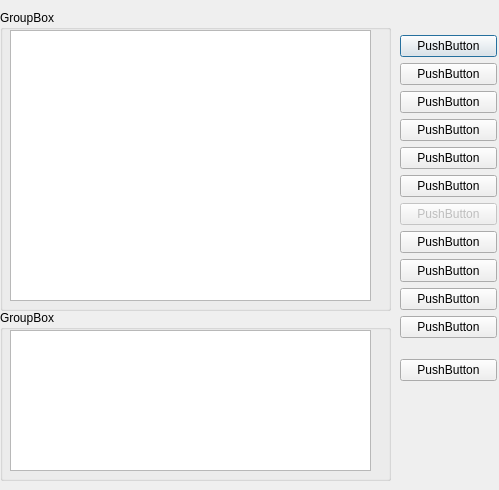
<?xml version="1.0" encoding="UTF-8"?>
<ui version="4.0">
 <class>macroEditDialog</class>
 <widget class="QDialog" name="macroEditDialog">
  <property name="geometry">
   <rect>
    <x>0</x>
    <y>0</y>
    <width>499</width>
    <height>490</height>
   </rect>
  </property>
  <property name="windowTitle">
   <string>Dialog</string>
  </property>
  <widget class="QGroupBox" name="groupBox">
   <property name="geometry">
    <rect>
     <x>0</x>
     <y>10</y>
     <width>391</width>
     <height>301</height>
    </rect>
   </property>
   <property name="title">
    <string>GroupBox</string>
   </property>
   <widget class="QListWidget" name="listWidget">
    <property name="geometry">
     <rect>
      <x>10</x>
      <y>20</y>
      <width>361</width>
      <height>271</height>
     </rect>
    </property>
   </widget>
  </widget>
  <widget class="QGroupBox" name="groupBox_2">
   <property name="geometry">
    <rect>
     <x>0</x>
     <y>310</y>
     <width>391</width>
     <height>171</height>
    </rect>
   </property>
   <property name="title">
    <string>GroupBox</string>
   </property>
   <widget class="QListWidget" name="listWidget_2">
    <property name="geometry">
     <rect>
      <x>10</x>
      <y>20</y>
      <width>361</width>
      <height>141</height>
     </rect>
    </property>
   </widget>
  </widget>
  <widget class="QWidget" name="layoutWidget">
   <property name="geometry">
    <rect>
     <x>400</x>
     <y>20</y>
     <width>97</width>
     <height>377</height>
    </rect>
   </property>
   <layout class="QVBoxLayout" name="verticalLayout_2">
    <item>
     <layout class="QVBoxLayout" name="verticalLayout">
      <item>
       <widget class="QPushButton" name="new_">
        <property name="text">
         <string>PushButton</string>
        </property>
        <property name="iconSize">
         <size>
          <width>16</width>
          <height>16</height>
         </size>
        </property>
       </widget>
      </item>
      <item>
       <widget class="QPushButton" name="delecte_">
        <property name="text">
         <string>PushButton</string>
        </property>
       </widget>
      </item>
      <item>
       <widget class="QPushButton" name="edit_">
        <property name="text">
         <string>PushButton</string>
        </property>
       </widget>
      </item>
      <item>
       <widget class="QPushButton" name="copy_">
        <property name="text">
         <string>PushButton</string>
        </property>
       </widget>
      </item>
      <item>
       <widget class="QPushButton" name="paste_">
        <property name="text">
         <string>PushButton</string>
        </property>
       </widget>
      </item>
      <item>
       <widget class="QPushButton" name="varTable_">
        <property name="text">
         <string>PushButton</string>
        </property>
        <property name="iconSize">
         <size>
          <width>16</width>
          <height>16</height>
         </size>
        </property>
       </widget>
      </item>
      <item>
       <widget class="QPushButton" name="example">
        <property name="enabled">
         <bool>false</bool>
        </property>
        <property name="text">
         <string>PushButton</string>
        </property>
        <property name="iconSize">
         <size>
          <width>16</width>
          <height>16</height>
         </size>
        </property>
       </widget>
      </item>
      <item>
       <widget class="QPushButton" name="import_">
        <property name="text">
         <string>PushButton</string>
        </property>
       </widget>
      </item>
      <item>
       <widget class="QPushButton" name="export_">
        <property name="minimumSize">
         <size>
          <width>0</width>
          <height>23</height>
         </size>
        </property>
        <property name="text">
         <string>PushButton</string>
        </property>
       </widget>
      </item>
      <item>
       <widget class="QPushButton" name="save_">
        <property name="text">
         <string>PushButton</string>
        </property>
       </widget>
      </item>
      <item>
       <widget class="QPushButton" name="exit_">
        <property name="text">
         <string>PushButton</string>
        </property>
       </widget>
      </item>
     </layout>
    </item>
    <item>
     <widget class="QPushButton" name="help_">
      <property name="text">
       <string>PushButton</string>
      </property>
     </widget>
    </item>
   </layout>
  </widget>
 </widget>
 <resources/>
 <connections/>
</ui>
